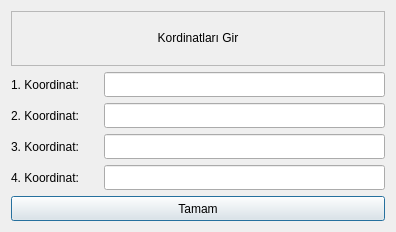
<?xml version="1.0" encoding="UTF-8"?>
<ui version="4.0">
 <class>BolgeEkle</class>
 <widget class="QDialog" name="BolgeEkle">
  <property name="geometry">
   <rect>
    <x>0</x>
    <y>0</y>
    <width>396</width>
    <height>232</height>
   </rect>
  </property>
  <property name="minimumSize">
   <size>
    <width>396</width>
    <height>232</height>
   </size>
  </property>
  <property name="windowTitle">
   <string>Dialog</string>
  </property>
  <layout class="QGridLayout" name="gridLayout_2">
   <item row="0" column="0">
    <layout class="QVBoxLayout" name="verticalLayout_3">
     <item>
      <widget class="QFrame" name="frame">
       <property name="minimumSize">
        <size>
         <width>241</width>
         <height>37</height>
        </size>
       </property>
       <property name="frameShape">
        <enum>QFrame::StyledPanel</enum>
       </property>
       <property name="frameShadow">
        <enum>QFrame::Raised</enum>
       </property>
       <layout class="QGridLayout" name="gridLayout">
        <item row="0" column="0">
         <widget class="QLabel" name="label_5">
          <property name="minimumSize">
           <size>
            <width>0</width>
            <height>0</height>
           </size>
          </property>
          <property name="maximumSize">
           <size>
            <width>16777215</width>
            <height>17</height>
           </size>
          </property>
          <property name="text">
           <string>&lt;html&gt;&lt;head/&gt;&lt;body&gt;&lt;p align=&quot;center&quot;&gt;Kordinatları Gir&lt;/p&gt;&lt;/body&gt;&lt;/html&gt;</string>
          </property>
         </widget>
        </item>
       </layout>
      </widget>
     </item>
     <item>
      <layout class="QHBoxLayout" name="horizontalLayout">
       <item>
        <layout class="QVBoxLayout" name="verticalLayout">
         <item>
          <widget class="QLabel" name="label">
           <property name="minimumSize">
            <size>
             <width>87</width>
             <height>25</height>
            </size>
           </property>
           <property name="text">
            <string>1. Koordinat:</string>
           </property>
           <property name="buddy">
            <cstring>lineEdit</cstring>
           </property>
          </widget>
         </item>
         <item>
          <widget class="QLabel" name="label_2">
           <property name="minimumSize">
            <size>
             <width>87</width>
             <height>25</height>
            </size>
           </property>
           <property name="text">
            <string>2. Koordinat:</string>
           </property>
           <property name="buddy">
            <cstring>lineEdit_2</cstring>
           </property>
          </widget>
         </item>
         <item>
          <widget class="QLabel" name="label_3">
           <property name="minimumSize">
            <size>
             <width>87</width>
             <height>25</height>
            </size>
           </property>
           <property name="text">
            <string>3. Koordinat:</string>
           </property>
           <property name="buddy">
            <cstring>lineEdit_3</cstring>
           </property>
          </widget>
         </item>
         <item>
          <widget class="QLabel" name="label_4">
           <property name="minimumSize">
            <size>
             <width>87</width>
             <height>25</height>
            </size>
           </property>
           <property name="text">
            <string>4. Koordinat:</string>
           </property>
           <property name="buddy">
            <cstring>lineEdit_4</cstring>
           </property>
          </widget>
         </item>
        </layout>
       </item>
       <item>
        <layout class="QVBoxLayout" name="verticalLayout_2">
         <item>
          <widget class="QLineEdit" name="lineEdit">
           <property name="minimumSize">
            <size>
             <width>142</width>
             <height>25</height>
            </size>
           </property>
           <property name="maxLength">
            <number>15</number>
           </property>
          </widget>
         </item>
         <item>
          <widget class="QLineEdit" name="lineEdit_2">
           <property name="minimumSize">
            <size>
             <width>142</width>
             <height>25</height>
            </size>
           </property>
           <property name="maxLength">
            <number>15</number>
           </property>
          </widget>
         </item>
         <item>
          <widget class="QLineEdit" name="lineEdit_3">
           <property name="minimumSize">
            <size>
             <width>142</width>
             <height>25</height>
            </size>
           </property>
           <property name="maxLength">
            <number>15</number>
           </property>
          </widget>
         </item>
         <item>
          <widget class="QLineEdit" name="lineEdit_4">
           <property name="minimumSize">
            <size>
             <width>142</width>
             <height>25</height>
            </size>
           </property>
           <property name="maxLength">
            <number>15</number>
           </property>
          </widget>
         </item>
        </layout>
       </item>
      </layout>
     </item>
     <item>
      <widget class="QPushButton" name="pushButton">
       <property name="minimumSize">
        <size>
         <width>241</width>
         <height>25</height>
        </size>
       </property>
       <property name="text">
        <string>Tamam</string>
       </property>
      </widget>
     </item>
    </layout>
   </item>
  </layout>
 </widget>
 <resources/>
 <connections/>
</ui>
